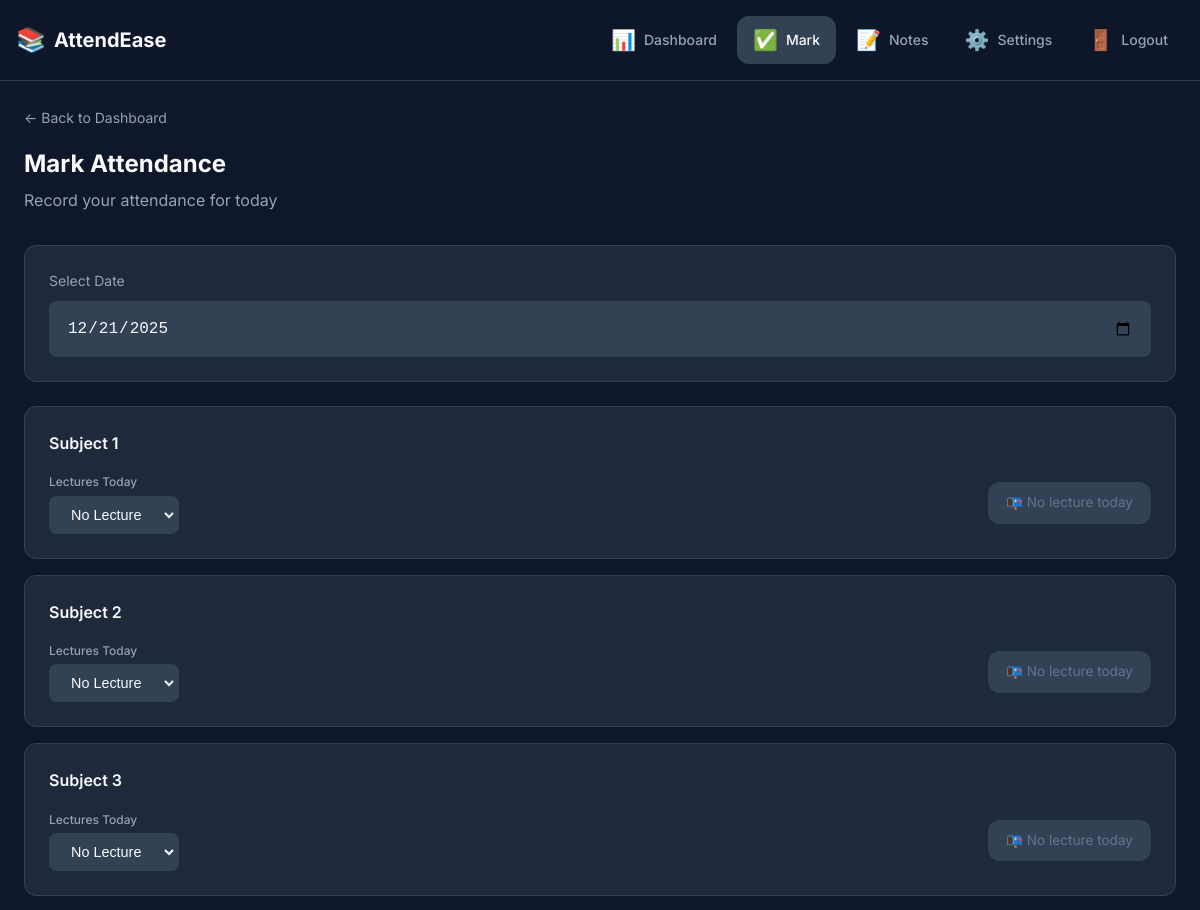
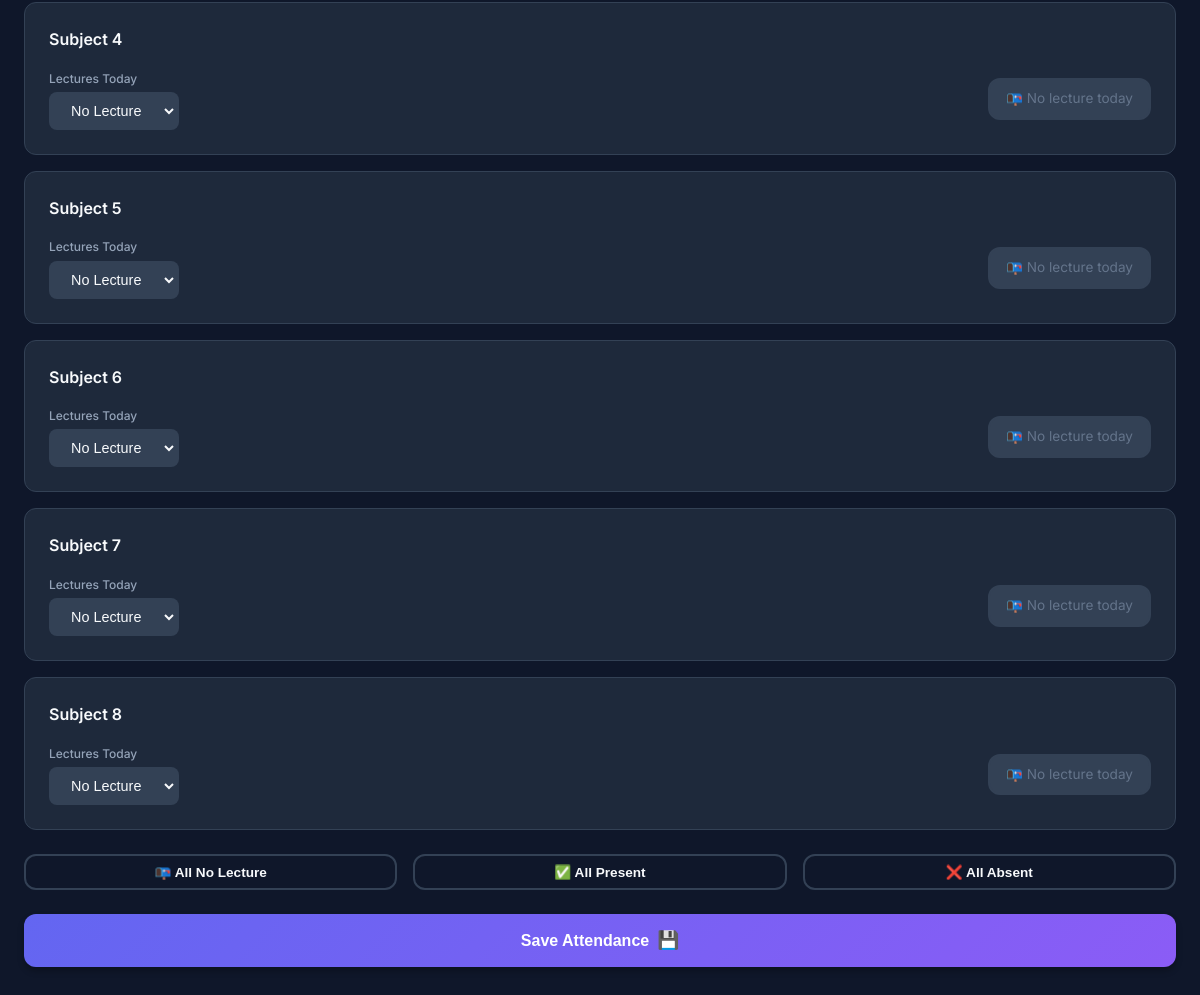
Screenshot of /mark-attendance (signed in) with the database file from the repository (2 pictures, top to bottom).
### models.py (models this page shows, shortened)
class Subject(db.Model):
    __tablename__ = 'subjects'
    id = db.Column(db.Integer, primary_key=True)
    name = db.Column(db.String(100), nullable=False)
    total_lectures = db.Column(db.Integer, default=40)
    attendance_records = db.relationship('Attendance', backref='subject', lazy='dynamic')

### app.py (the view, shortened to what this page needs)
@app.route('/mark-attendance', methods=['GET', 'POST'])
@login_required
def mark_attendance():
    subjects = Subject.query.all()
    today = date.today()
    subject_status = []
    for subject in subjects:
        today_record = Attendance.query.filter_by(
            user_id=current_user.id,
            subject_id=subject.id,
            date=today
        ).first()
        if today_record is None:
            lectures_total = 0
            lectures_present = 0
        else:
            lectures_total = today_record.lectures_total
            lectures_present = today_record.lectures_present
        subject_status.append({
            'id': subject.id,
            'name': subject.name,
            'lectures_total': lectures_total,
            'lectures_present': lectures_present,
            'already_marked': today_record is not None
        })
    return render_template('mark_attendance.html', subjects=subject_status, today=today)

### app.py (called while the page is built)
@login_manager.user_loader
def load_user(user_id):
    return User.query.get(int(user_id))

### templates/mark_attendance.html (shortened to what this page needs)
{% extends 'base.html' %}
{% block content %}
<div class="mark-attendance">
    <header class="page-header">
        <a href="{{ url_for('dashboard') }}" class="back-link">← Back to Dashboard</a>
        <h1>Mark Attendance</h1>
        <p>Record your attendance for today</p>
    </header>
    <form method="POST" class="attendance-form">
        <div class="date-selector">
            <label for="date">Select Date</label>
            <input type="date" id="date" name="date" value="{{ today.isoformat() }}" max="{{ today.isoformat() }}">
        </div>
        <div class="subjects-list">
            {% for subject in subjects %}
            <div class="attendance-item {% if subject.already_marked %}already-marked{% endif %}"
                data-subject="{{ subject.id }}">
                <div class="subject-info">
                    <h3>{{ subject.name }}</h3>
                </div>
                <div class="attendance-controls">
                    <div class="lectures-dropdown">
                        <label for="lectures_{{ subject.id }}">Lectures Today</label>
                        <select name="lectures_{{ subject.id }}" id="lectures_{{ subject.id }}"
                            class="lecture-count-select" data-subject="{{ subject.id }}">
                            <option value="0" {% if subject.lectures_total==0 %}selected{% endif %}>No Lecture</option>
                        </select>
                    </div>
                    <div class="no-lecture-indicator" id="no_lecture_{{ subject.id }}" >
                        <span class="no-lecture-text">📭 No lecture today</span>
                    </div>
                </div>
            </div>
            {% endfor %}
        </div>
        <div class="quick-actions">
            <button type="button" class="btn btn-outline" id="markAllNoLecture">
                <span>📭 All No Lecture</span>
            </button>
            <button type="button" class="btn btn-outline" id="markAllPresent">
                <span>✅ All Present</span>
            </button>
            <button type="button" class="btn btn-outline" id="markAllAbsent">
                <span>❌ All Absent</span>
            </button>
        </div>
        <button type="submit" class="btn btn-primary btn-full">
            <span>Save Attendance</span>
            <span class="btn-icon">💾</span>
        </button>
    </form>
</div>
{% endblock %}

### rows the page displays
Subject: name "Subject 1"
Subject: name "Subject 2"
Subject: name "Subject 3"
Subject: name "Subject 4"
Subject: name "Subject 5"
Subject: name "Subject 6"
Subject: name "Subject 7"
Subject: name "Subject 8"
